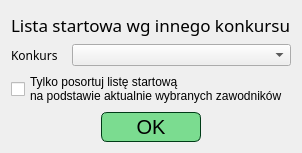
<?xml version="1.0" encoding="UTF-8"?>
<ui version="4.0">
 <class>StartListByOtherCompetitionConfigWindow</class>
 <widget class="QDialog" name="StartListByOtherCompetitionConfigWindow">
  <property name="geometry">
   <rect>
    <x>0</x>
    <y>0</y>
    <width>297</width>
    <height>153</height>
   </rect>
  </property>
  <property name="windowTitle">
   <string>Dialog</string>
  </property>
  <layout class="QVBoxLayout" name="verticalLayout">
   <item>
    <widget class="QLabel" name="label">
     <property name="font">
      <font>
       <family>Quicksand Medium</family>
       <pointsize>13</pointsize>
       <bold>false</bold>
      </font>
     </property>
     <property name="text">
      <string>Lista startowa wg innego konkursu</string>
     </property>
    </widget>
   </item>
   <item>
    <layout class="QHBoxLayout" name="horizontalLayout">
     <item>
      <widget class="QLabel" name="label_2">
       <property name="sizePolicy">
        <sizepolicy hsizetype="Maximum" vsizetype="Preferred">
         <horstretch>0</horstretch>
         <verstretch>0</verstretch>
        </sizepolicy>
       </property>
       <property name="minimumSize">
        <size>
         <width>55</width>
         <height>0</height>
        </size>
       </property>
       <property name="font">
        <font>
         <family>Quicksand Medium</family>
         <bold>false</bold>
        </font>
       </property>
       <property name="text">
        <string>Konkurs</string>
       </property>
      </widget>
     </item>
     <item>
      <widget class="QComboBox" name="comboBox_comp"/>
     </item>
    </layout>
   </item>
   <item>
    <widget class="QCheckBox" name="checkBox">
     <property name="text">
      <string>Tylko posortuj listę startową
na podstawie aktualnie wybranych zawodników</string>
     </property>
     <property name="tristate">
      <bool>false</bool>
     </property>
    </widget>
   </item>
   <item>
    <layout class="QHBoxLayout" name="horizontalLayout_OKButton">
     <item>
      <spacer name="horizontalSpacer">
       <property name="orientation">
        <enum>Qt::Horizontal</enum>
       </property>
       <property name="sizeHint" stdset="0">
        <size>
         <width>40</width>
         <height>20</height>
        </size>
       </property>
      </spacer>
     </item>
     <item>
      <widget class="QPushButton" name="pushButton_submit">
       <property name="minimumSize">
        <size>
         <width>100</width>
         <height>30</height>
        </size>
       </property>
       <property name="maximumSize">
        <size>
         <width>90</width>
         <height>30</height>
        </size>
       </property>
       <property name="font">
        <font>
         <pointsize>15</pointsize>
        </font>
       </property>
       <property name="styleSheet">
        <string notr="true">QPushButton{
border: 1px solid rgb(0, 59, 23);
border-radius: 6px;
color: rgb(0, 0, 0);
background-color: rgb(123, 220, 144);
}
QPushButton:hover{
background-color: rgb(153, 253, 174);
}</string>
       </property>
       <property name="text">
        <string>OK</string>
       </property>
      </widget>
     </item>
     <item>
      <spacer name="horizontalSpacer_2">
       <property name="orientation">
        <enum>Qt::Horizontal</enum>
       </property>
       <property name="sizeHint" stdset="0">
        <size>
         <width>40</width>
         <height>20</height>
        </size>
       </property>
      </spacer>
     </item>
    </layout>
   </item>
  </layout>
 </widget>
 <resources/>
 <connections/>
</ui>
